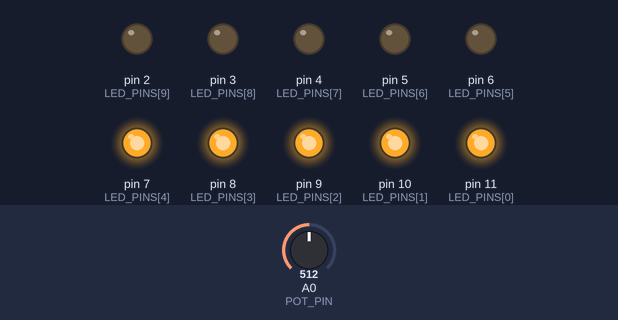
A sketch run on a simulated Arduino Uno, built with avr-gcc and run on an emulated ATmega328P. On the bench: output pins drawn as LEDs (lit = HIGH). The test bench sets the inputs (shaded band); at power-on: A0 (POT_PIN) = 512.

Above: at 1.2 s.
1.3 s: A0 (POT_PIN) set to 555
2.8 s: A0 (POT_PIN) set to 577
At 3.2 s:
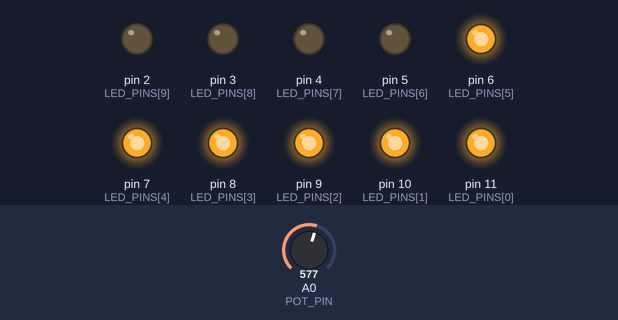
4.3 s: A0 (POT_PIN) set to 716
At 5.5 s:
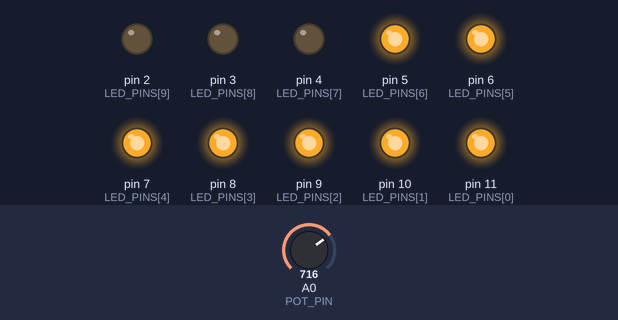
5.8 s: A0 (POT_PIN) set to 783
7.3 s: A0 (POT_PIN) set to 814
At 7.8 s:
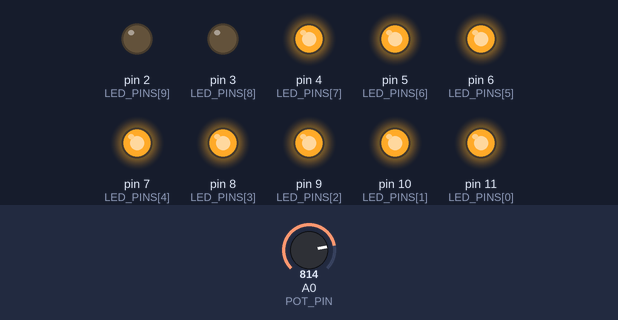
8.8 s: A0 (POT_PIN) set to 511
At 10.2 s:
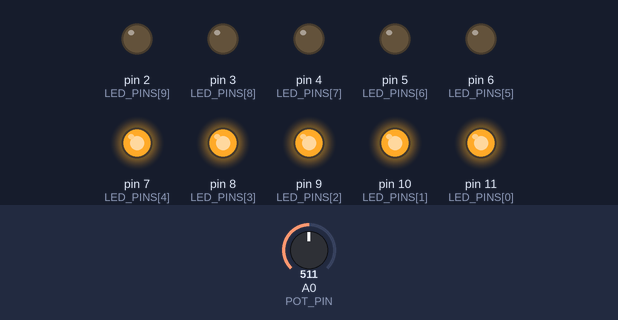
Timing chart, 0 to 11.3 s (numbered marks = the images above; inputs shaded):
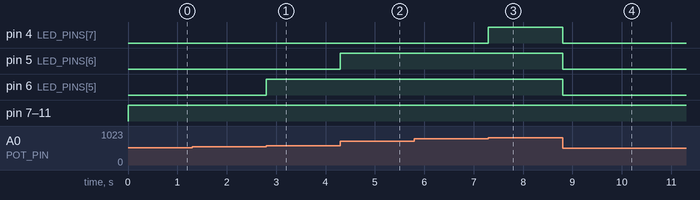

Measured:
- the behaviour switches between 568 and 569 on A0 (POT_PIN) (found by bisection; images 0 and 1)
- the behaviour switches between 795 and 796 on A0 (POT_PIN) (found by bisection; images 2 and 3)
- after the input at 1.3 s, every drawn part: stays the same
- after the input at 2.8 s, pin 6 (LED_PINS[5]): LOW → HIGH at once
- after the input at 4.3 s, pin 5 (LED_PINS[6]): LOW → HIGH at once
- after the input at 5.8 s, every drawn part: stays the same
- after the input at 7.3 s, pin 4 (LED_PINS[7]): LOW → HIGH at once
- after the input at 8.8 s, pin 4 (LED_PINS[7]), pin 5 (LED_PINS[6]), pin 6 (LED_PINS[5]): HIGH → LOW at once

The sketch:

Act3Part1a.ino
```cpp
#include "api/Common.h"
#include <Arduino.h>

const int POT_PIN = A0;
const int LED_PINS[] = {11, 10, 9, 8, 7, 6, 5, 4, 3, 2};

const int LED_COUNT = sizeof(LED_PINS) / sizeof(LED_PINS[0]);

int mappedValue = 0;
int sensorValue = 0;
int previousMappedValue = 0;

void turnOnLED();
void turnOffLED();

void setup() {
  for (int i = 0; i < LED_COUNT; i++) {
    pinMode(LED_PINS[i], OUTPUT);

    digitalWrite(LED_PINS[i], LOW);

  }

}

void loop() {
  sensorValue = analogRead(POT_PIN);

  mappedValue = map(sensorValue, 0 , 1023, 0, 9);

  if (mappedValue != previousMappedValue) {
    turnOffLED();

    turnOnLED();
  }

  previousMappedValue = mappedValue;

}

void turnOffLED() {
  for (int i = 0; i < LED_COUNT; i++) {
    digitalWrite(LED_PINS[i], LOW);

  }

}

void turnOnLED() {

  for (int i = 0; i < mappedValue + 1; i++) {
    digitalWrite(LED_PINS[i], HIGH);

  }

}
```
